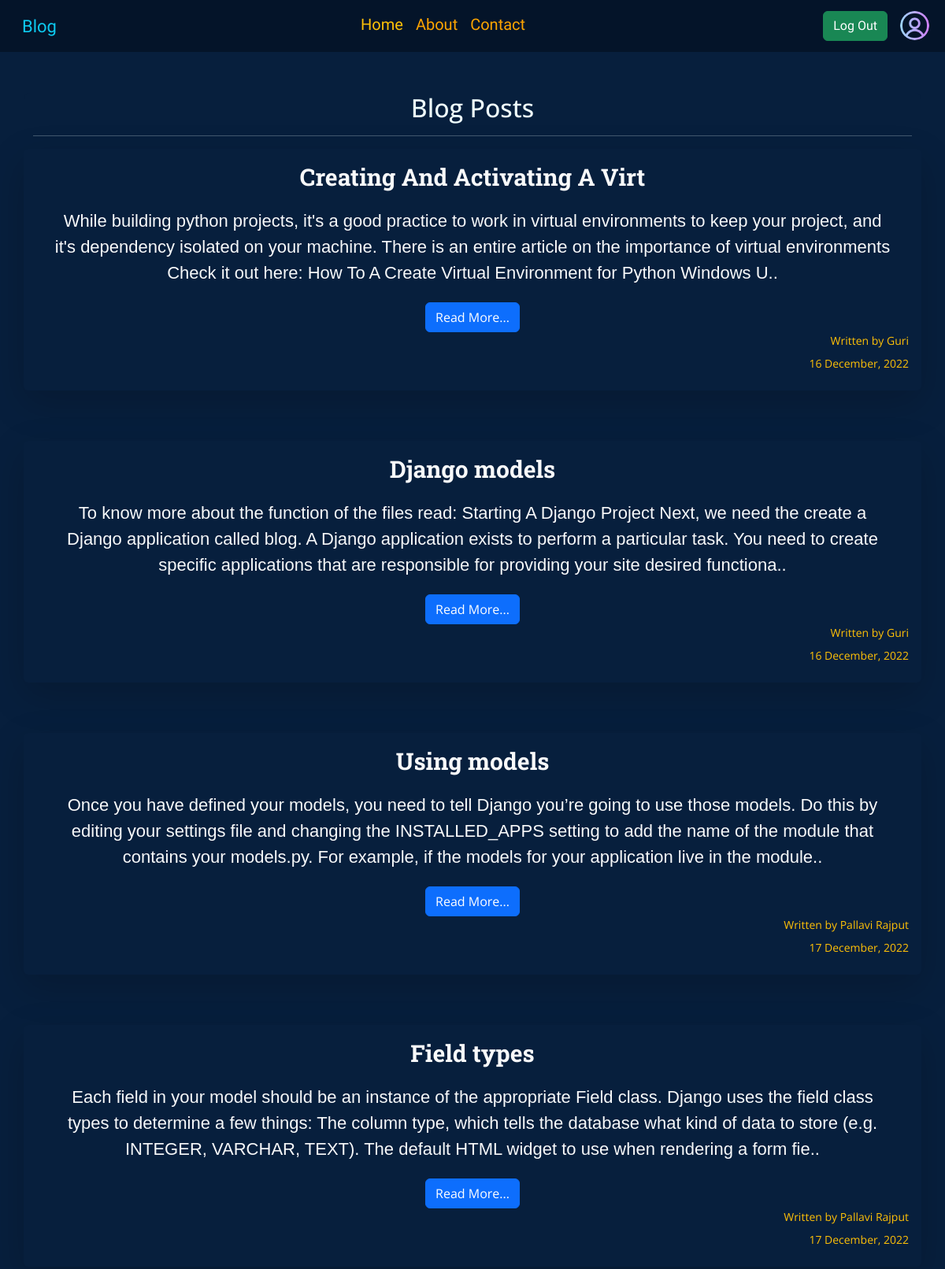
Screenshot of / (signed in) with the database file from the repository.
### grapp/models.py (models this page shows)
class User_Blog(models.Model):
    U_id = models.BigAutoField(primary_key=True)
    Title = models.CharField(max_length=200)
    Desc = models.CharField(max_length=2000)
    Date = models.DateField(auto_now_add=True)
    Author = models.CharField(max_length=50, default="Gaurav")

### grapp/views.py (the view)
# urls.py: path('', views.homepage),
def homepage(request):
    blogdata = User_Blog.objects.all()
    if request.user.is_authenticated:
        login = True
        return render(request, "blogapp/home.html", {"login": login, 'blog': blogdata})
    else:
        login = False
        return render(request, "blogapp/home.html", {"login": login, 'blog': blogdata})

### grapp/templates/blogapp/home.html (shortened to what this page needs)
{% extends 'blogapp/base.html' %}
{% load static %}
{% block buttons %}
{% if login %}
<div class="d-flex" role="button">
    <a class=" btn btn-success mx-2 " href="{% url 'logout' %}">Log Out</a>
    <a href="{% url 'profile' %}"><img class="mx-2 profile-img" title="Profile" src="{% static 'images/profile.png' %}"
            alt="Profile Icon"></a>
</div>
{% else %}
<div class="d-flex" role="button">
    <a class=" btn btn-success mx-2 " href="{% url 'register' %}">Sign Up</a>
    <a class=" btn btn-primary" href="{% url 'login' %}">Log In</a>
</div>
{% endif %}
{% endblock buttons %}
{% block content %}
<div class="container h-100 text-center mycolor my-3 rounded-3 ">
    <div class="mt-5">
        <h2>Blog Posts</h2>
        <hr>
        {% for blg in blog %}
        <div class="row my-3">
            <div class="col-md-12 text-light shadow-lg p-3 mb-5  rounded">
                <h3 class="font-heading">{{ blg.Title|slice:":30"|capfirst }}</h3>
                <p class="font-para">{{ blg.Desc|slice:":300"|capfirst }}..</p>
                <a href="{% url 'readblog' blg.U_id %}" class="btn btn-primary">Read More...</a>
                <div class="d-flex justify-content-end text-warning gap-2 ">
                    <small>Written by
                        {{ blg.Author|capfirst }}
                    </small>
                </div>
                <div class="d-flex justify-content-end text-warning gap-2 my-2">
                    <small>{{ blg.Date|date:'d F, Y' }}</small>
                </div>
            </div>
        </div>
        {% endfor %}
    </div>
</div>
{% endblock content %}

### grapp/static/css/main.css (style rules this page uses)
body { padding-top: 70px; font-family: 'Open Sans', sans-serif; background-color: #071f3d; }
.font-heading { font-size: 30px; font-weight: bold; font-family: 'Roboto Slab', serif; margin: 2px; }
.font-para { font-size: 22px; font-family: 'Poppins', sans-serif; margin: 10px; padding: 11px; }
.mycolor { background-color: #071f3d; color: azure; }
.profile-img { width: 37px; height: 37px; border-radius: 50%; cursor: pointer; }

### rows the page displays
User_Blog: Title "Creating And Activating A Virt", Desc "While building python projects, it's a good practice to work in virtual environments to keep your project, and it's dependency isolated on your machine. There is an entire article on the importance of virtual environments Check it out here: How To A Create Virtual Environment for Python Windows U", Author "Guri", Date "16 December, 2022"
User_Blog: Title "Django models", Desc "To know more about the function of the files read: Starting A Django Project Next, we need the create a Django application called blog. A Django application exists to perform a particular task. You need to create specific applications that are responsible for providing your site desired functiona", Author "Guri", Date "16 December, 2022"
User_Blog: Title "Using models", Desc "Once you have defined your models, you need to tell Django you’re going to use those models. Do this by editing your settings file and changing the INSTALLED_APPS setting to add the name of the module that contains your models.py. For example, if the models for your application live in the module", Author "Pallavi Rajput", Date "17 December, 2022"
User_Blog: Title "Field types", Desc "Each field in your model should be an instance of the appropriate Field class. Django uses the field class types to determine a few things: The column type, which tells the database what kind of data to store (e.g. INTEGER, VARCHAR, TEXT). The default HTML widget to use when rendering a form fie", Author "Pallavi Rajput", Date "17 December, 2022"
